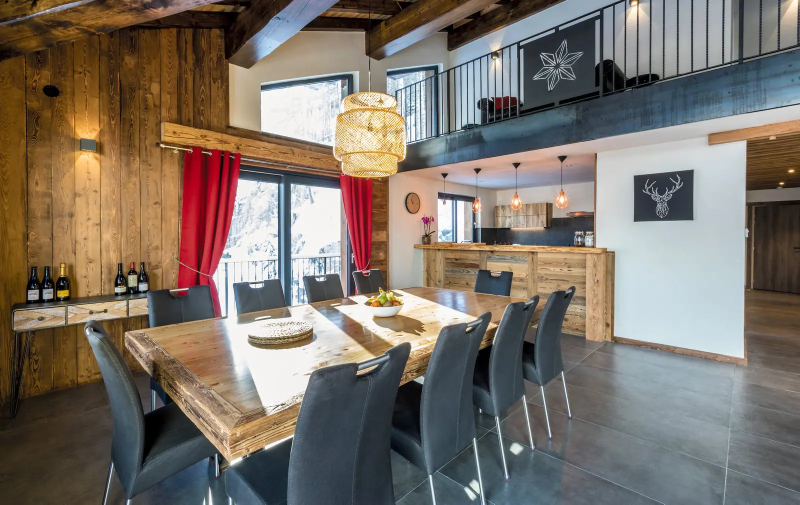
#> input picture site/assets/img/be-a-1600.webp, 1600 x 1009 px, given in place of 61D4295.jpg, which was not available (shown at 1/2 size)
$ python fetch_images.py ../site/assets/img/be-a-1600.webp
#> lines starting #> are read from the running program, lines starting #| are printed output that depends on the picture; pictures that were not available may be replaced by others from this repository, and a replacement may not be noted
#> (reads src/data/images.json from the repository)
"""Download every image referenced by the build and write 800w/1600w WebP versions.

Usage: python3 src/fetch_images.py [cache_dir]
Originals are cached outside the repo (default: ~/.cache/leski-originals).
"""
import json
import os
import sys
import urllib.request
from concurrent.futures import ThreadPoolExecutor
from pathlib import Path

from PIL import Image

ROOT = Path(__file__).resolve().parent.parent
OUT = ROOT / "site" / "assets" / "img"
CACHE = Path(sys.argv[1] if len(sys.argv) > 1 else os.path.expanduser("~/.cache/leski-originals"))
SIZES = (800, 1600)


def process(item):
    key, url = item
    targets = [OUT / f"{key}-{w}.webp" for w in SIZES]
    if all(t.exists() for t in targets):
        return None
    CACHE.mkdir(parents=True, exist_ok=True)
    src = CACHE / url.rsplit("/", 1)[-1]
    if not src.exists():
        try:
            urllib.request.urlretrieve(url.replace(" ", "%20"), src)
        except Exception as e:  # keep going; report at the end
            return f"{key}: {e}"
    try:
        im = Image.open(src)
#> im is the input picture: PIL image 1600x1009 RGB; mean R, G, B 125.1, 115.4, 105.7
        im = im.convert("RGB")
        for w, t in zip(SIZES, targets):
            copy = im.copy()
            if copy.width > w:
                copy = copy.resize((w, round(copy.height * w / copy.width)), Image.LANCZOS)
            copy.save(t, "WEBP", quality=74 if w == 1600 else 72, method=5)
#> this loop made 2 passes
#> pass 1, in process, `copy = copy.resize((w, round(copy.height * w / copy.width)), Image.LAN..`:
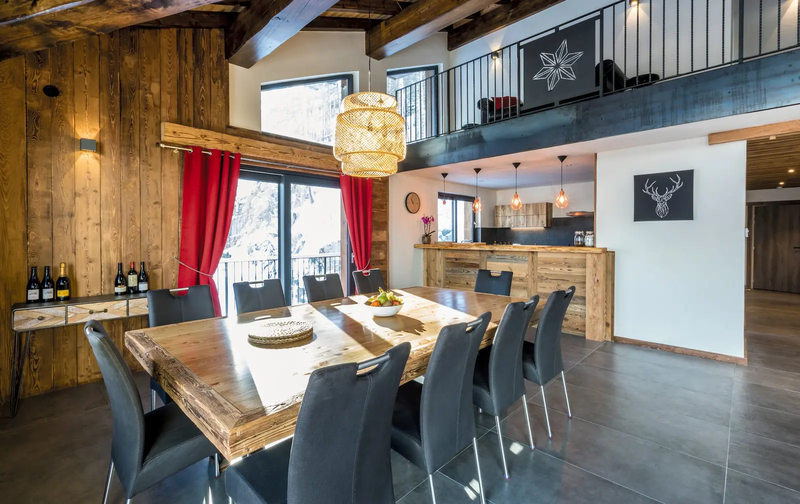
#> copy: PIL image 800x504 RGB; mean R, G, B 125.1, 115.4, 105.7
    except Exception as e:
        return f"{key}: {e}"
    return None


def main():
    OUT.mkdir(parents=True, exist_ok=True)
    manifest = json.loads((ROOT / "src" / "data" / "images.json").read_text())
    with ThreadPoolExecutor(8) as ex:
        errors = [e for e in ex.map(process, manifest.items()) if e]
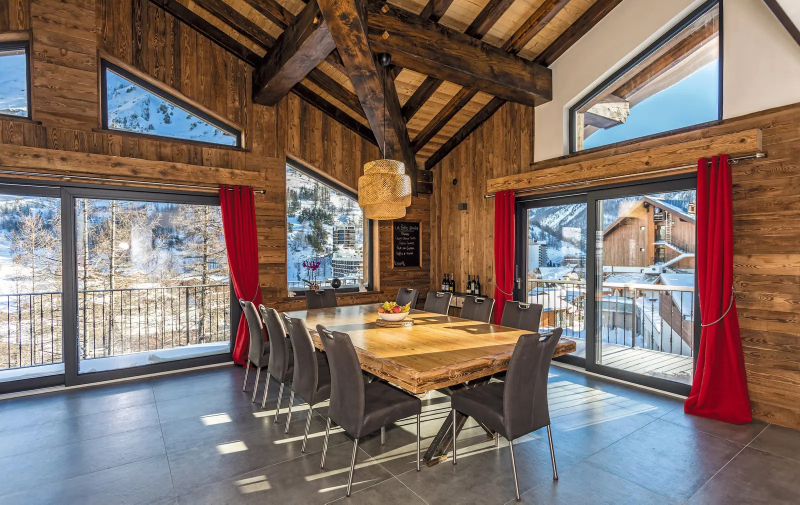
#> input picture site/assets/img/be-c-1600.webp, 1600 x 1009 px, given in place of 61D4457.jpg, which was not available (shown at 1/2 size)
#> in process, im is the input picture: PIL image 1600x1009 RGB; mean R, G, B 128.4, 110.5, 101.8
#> the loop in process (call 2), `for w, t in zip(SIZES, targets):` made 2 passes
#> pass 1, in process (call 2), `copy = copy.resize((w, round(copy.height * w / copy.width)), Image.LAN..`:
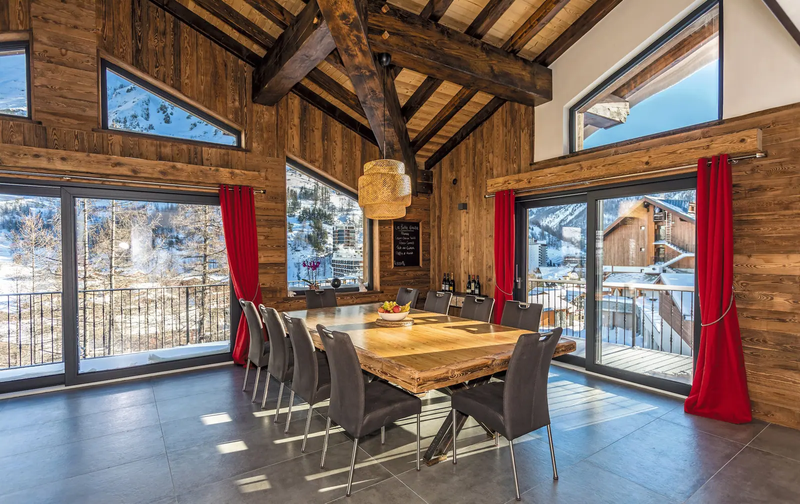
#> copy: PIL image 800x504 RGB; mean R, G, B 128.4, 110.5, 101.8
    print(f"{len(manifest)} images, {len(errors)} errors")
    for e in errors:
        print("  ", e)


if __name__ == "__main__":
#> (the run stopped early here; a loop or call above may not have finished)
